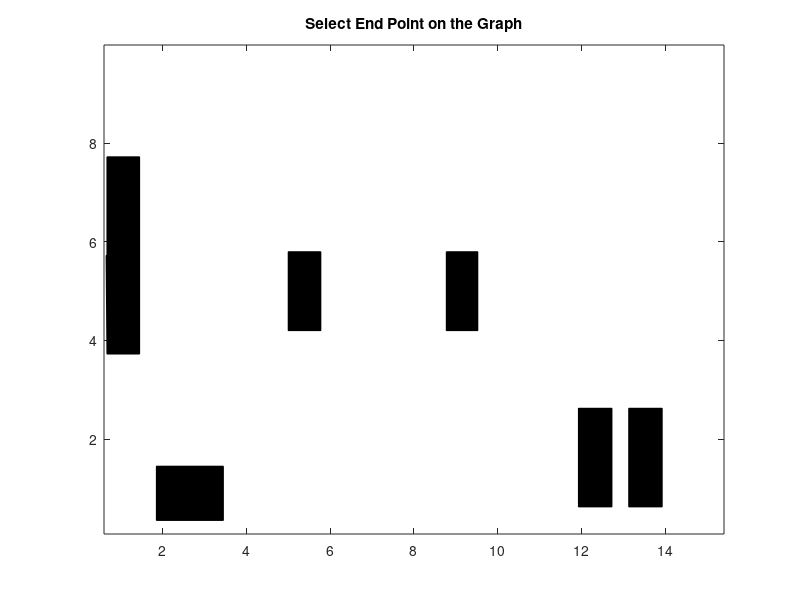

The MATLAB script that drew this image: (Note: this script raises an error after producing the figure.)
%==========================================================================

% MATLAB code for Project 3 (Planning Class)
% Point robot planning using A* Algorithm
% Written by Yash Shah (115710498)
% email ID: ysshah95@umd.edu
% 
% Implementation of A* Algorithm for finding a shortest path 
% between two points in an area (with obstacles)

%==========================================================================

% clc
% clear all
close all

live_status = 0; % Change this to 1 to see node generation live on image 
Video = 0;

if Video == 1
    Output_Video = VideoWriter('Result');
    Output_Video.FrameRate = 100;
    open(Output_Video);
end

% Defining the whole plot from the given coordinates

%% Plotting Obstacle
%% 
x2 = [-7.33 -6.55 -6.55 -7.33]+8;
y2 = [2.725 2.725  0.725 0.725]+5;
fill(x2,y2,'k')
drawnow
hold on 
x3 = [-7.35 -6.55 -6.55 -7.33]+8;
y3 = [0.725 0.725 -1.275 -1.275]+5;
fill(x3,y3,'k')
drawnow
%% yellow
hold on 
x4 = [-6.15 -4.55 -4.55 -6.15]+8;
y4 = [ -3.55 -3.55 -4.65 -4.65]+5;
fill(x4,y4,'k')
drawnow
%% R1
hold on 
x5 = [ 5.125 5.925 5.925 5.125]+8;
y5 = [ -2.375 -2.375 -4.375 -4.375]+5;
fill(x5,y5,'k')
drawnow
%% R2
hold on 
x6 = [3.925 4.725 4.725 3.925]+8;
y6 = [-2.375 -2.375 -4.375 -4.375]+5;
fill(x6,y6,'k')
drawnow
hold on 

x7 = [-3.0025 -2.224 -2.224 -3.0025]+8;
y7 = [ 0.8  0.8  -0.8 -0.8]+5;
fill(x7,y7,'k')
drawnow
hold on 
x8 = [0.771 1.523 1.523 0.771]+8;
y8= [ 0.8  0.8  -0.8 -0.8]+5;
fill(x8,y8,'k')
drawnow
hold on

% walls
x = [-7.4 7.4]+8;
y = [-4.925 +4.9925]+5;

xlim([x(1) x(2)])
ylim([y(1) y(2)])

status = false; % This variable becomes true only if all the points are in the free space 
while ~status
    
    title("Select End Point on the Graph")
    
    [r c] = ginput(1);
    
    x_g = round(r(1),0);
    y_g = round(c(1),0);

%     prompt_x_start = 'Enter X Coordinate of Starting Point between 0 to 250:  ';
%     x_s = input(prompt_x_start);
%     
%     prompt_y_start = 'Enter Y Coordinate of Starting Point between 0 to 150:  ';
%     y_s = input(prompt_y_start);
%     
%     prompt_x_goal = 'Enter X Coordinate of Goal Point between 0 to 250:  ';
%     x_g = input(prompt_x_goal);
%     
%     prompt_y_goal = 'Enter Y Coordinate of Goal Point between 0 to 150:  ';
%     y_g = input(prompt_y_goal);
     

    x_s = 7+8;
    y_s = 4+5;

    StartNode = [x_s,y_s];
    GoalNode = [x_g,y_g];
    
    % Check if the points given are inside the obstacle or not using half
    % plane method 

    in_start = insidepoly_halfplane(x_s,y_s);
    in_goal = insidepoly_halfplane(x_g,y_g);

    if in_start
        status = false;
        disp('The start point provided is inside the obstacle.');
    elseif in_goal
        status = false;
        disp('The goal point provided is inside the obstacle.');
    elseif (x_s<0 || x_s>250) || (y_s<0 || y_s>150)
        status = false;
        disp('The start point provided is not in the given workspace.')
    elseif  (x_g<0 || x_g>250) || (y_g<0 || y_g>=250)
        status = false;
        disp('The goal point point provided is not in the given workspace.')
    else
        status = true;
    end
end

% PLot the start and End node 
drawnow 
plot(StartNode(1),StartNode(2),'s','color','green','markers',10)
drawnow 
plot(GoalNode(1),GoalNode(2),'s','color','red','markers',10)
title("Searching for the Optimum Path")
hold on 


txt1 = '\leftarrow Start Node';
txt2 = '\leftarrow Goal Node';


drawnow
text(StartNode(1),StartNode(2),txt1)
text(GoalNode(1),GoalNode(2),txt2)
drawnow
hold on

tic

% Start A* algorithm only if status is true (i.e all the points are in
% free space)


if status 
    
    % Initialize the variables.
    Nodes = [];
    NodesInfo = [];
    % Initialize the start node.
    Nodes(:,:,1) = StartNode;
    % Get id of the start Node
    id = getid(StartNode);    
    % Initialize NodeInfo for start node
    % NodesInfo = [Node#, ParentNode#,ctc,ctg,cost,id];
    NodesInfo(:,:,1) = [1,0,0,0,0,id]; 
    
    ClosedNodes = [];
    ClosedNodesInfo = [];
    
    cost_linear = 1;
    cost_diag = sqrt(2);
    
    % Initialize the child and parent node number variables.
    i = 2; % Child node number variable
    j = 1; % Parent Node Number Variable
    z = 1;
    while true
        % Initialize the parent node in each loop
        CurrentNode = Nodes(:,:,j);
        
        ClosedNodes(:,:,z) = CurrentNode;
        id = getid(CurrentNode);
        ClosedNodesInfo(:,:,z) = [id];
        if live_status == 1
            drawnow
        end
        plot(CurrentNode(1),CurrentNode(2),'.','color','red')
        if Video == 1
            writeVideo(Output_Video,getframe);
        end
        [StatusL, NewNodeL] = ActionMoveLeft(CurrentNode);
        if StatusL == true
            in = insidepoly_halfplane(NewNodeL(1),NewNodeL(2));
            id_test = getid(NewNodeL);
            % Search if the New Node generated is present in Nodes array or not. 
            if in == false
                % Save the node only if the node generated in not inside
                % the obstacle
%                 tic
                if (~any(id_test == NodesInfo(1,6,:))) 
%                     toc
                    ctc = NodesInfo(:,3,j);
                    g = ctc + cost_linear;
                    h = (sqrt(((NewNodeL(1)-GoalNode(1))^2)+((NewNodeL(2)-GoalNode(2))^2)));
                    f = g+h;
                    Nodes(:,:,i) = NewNodeL;
                    NodesInfo(:,:,i) = [i,j,g,h,f,id_test];
                    OpenNode(:,:,i) = [id_test,f];
                    i = i+1;                    
                    if live_status == 1
                        drawnow 
                    end
                    plot(NewNodeL(1),NewNodeL(2),'.','color','green')
                    if Video == 1
                        writeVideo(Output_Video,getframe);
                    end
                
                elseif  (~any(id_test == ClosedNodesInfo(1,1,:)))
                    k = find(id_test == NodesInfo(1,6,:));
                    cost = NodesInfo(1,5,k);
                    ctc = NodesInfo(:,3,j);
                    g = ctc+cost_linear;
                    h = sqrt(((NewNodeL(1)-GoalNode(1))^2)+((NewNodeL(2)-GoalNode(2))^2));
                    f = g+h;
                    if cost>f
                        NodesInfo(:,:,k) = [i,j,g,h,f,id_test];
                    end
                end
                if NewNodeL(1) == GoalNode(1) && NewNodeL(2) == GoalNode(2)
                    break
                end   
            end
        end

        [StatusR, NewNodeR] = ActionMoveRight(CurrentNode);
        if StatusR == true
            in = insidepoly_halfplane(NewNodeR(1),NewNodeR(2));
            id_test = getid(NewNodeR);
            % Search if the New Node generated is present in Nodes array or not. 
            if in == false
                % Save the node only if the node generated in not inside
                % the obstacle
                if (~any(id_test == NodesInfo(1,6,:))) 
                    ctc = NodesInfo(:,3,j);
                    g = ctc + cost_linear;
                    h = (sqrt(((NewNodeR(1)-GoalNode(1))^2)+((NewNodeR(2)-GoalNode(2))^2)));
                    f = g+h;
                    Nodes(:,:,i) = NewNodeR;
                    NodesInfo(:,:,i) = [i,j,g,h,f,id_test];
                    i = i+1;                    
                    if live_status == 1
                        drawnow 
                    end
                    plot(NewNodeR(1),NewNodeR(2),'.','color','green')
                    if Video == 1
                        writeVideo(Output_Video,getframe);
                    end
                    
                elseif  (~any(id_test == ClosedNodesInfo(1,1,:)))
                    k = find(id_test == NodesInfo(1,6,:));
                    cost = NodesInfo(1,5,k);
                    ctc = NodesInfo(:,3,j);
                    g = ctc+cost_linear;
                    h = sqrt(((NewNodeR(1)-GoalNode(1))^2)+((NewNodeR(2)-GoalNode(2))^2));
                    f = g+h;
                    if cost>f
                        NodesInfo(:,:,k) = [i,j,g,h,f,id_test];
                    end
                end
                if NewNodeR(1) == GoalNode(1) && NewNodeR(2) == GoalNode(2)
                    break
                end   
            end
        end  
        
        [StatusU, NewNodeU] = ActionMoveUp(CurrentNode);
        if StatusU == true
            in = insidepoly_halfplane(NewNodeU(1),NewNodeU(2));
            id_test = getid(NewNodeU);
            % Search if the New Node generated is present in Nodes array or not. 
            if in == false
                % Save the node only if the node generated in not inside
                % the obstacle
                if (~any(id_test == NodesInfo(1,6,:))) 
                    ctc = NodesInfo(:,3,j);
                    g = ctc + cost_linear;
                    h = (sqrt(((NewNodeU(1)-GoalNode(1))^2)+((NewNodeU(2)-GoalNode(2))^2)));
                    f = g+h;
                    Nodes(:,:,i) = NewNodeU;
                    NodesInfo(:,:,i) = [i,j,g,h,f,id_test];
                    i = i+1;                    
                    if live_status == 1
                        drawnow 
                    end
                    plot(NewNodeU(1),NewNodeU(2),'.','color','green')
                    if Video == 1
                        writeVideo(Output_Video,getframe);
                    end
                    
                elseif  (~any(id_test == ClosedNodesInfo(1,1,:)))
                    k = find(id_test == NodesInfo(1,6,:));
                    cost = NodesInfo(1,5,k);
                    ctc = NodesInfo(:,3,j);
                    g = ctc+cost_linear;
                    h = sqrt(((NewNodeU(1)-GoalNode(1))^2)+((NewNodeU(2)-GoalNode(2))^2));
                    f = g+h;
                    if cost>f
                        NodesInfo(:,:,k) = [i,j,g,h,f,id_test];
                    end
                end
                if NewNodeU(1) == GoalNode(1) && NewNodeU(2) == GoalNode(2)
                    break
                end   
            end
        end
        
        [StatusD, NewNodeD] = ActionMoveDown(CurrentNode);
        if StatusD == true
            in = insidepoly_halfplane(NewNodeD(1),NewNodeD(2));
            id_test = getid(NewNodeD);
            % Search if the New Node generated is present in Nodes array or not. 
            if in == false
                % Save the node only if the node generated in not inside
                % the obstacle
                if (~any(id_test == NodesInfo(1,6,:))) 
                    ctc = NodesInfo(:,3,j);
                    g = ctc + cost_linear;
                    h = (sqrt(((NewNodeD(1)-GoalNode(1))^2)+((NewNodeD(2)-GoalNode(2))^2)));
                    f = g+h;
                    Nodes(:,:,i) = NewNodeD;
                    NodesInfo(:,:,i) = [i,j,g,h,f,id_test];
                    i = i+1;                    
                    if live_status == 1
                        drawnow 
                    end
                    plot(NewNodeD(1),NewNodeD(2),'.','color','green')
                    if Video == 1
                        writeVideo(Output_Video,getframe);
                    end
                    
                elseif  (~any(id_test == ClosedNodesInfo(1,1,:)))
                    k = find(id_test == NodesInfo(1,6,:));
                    cost = NodesInfo(1,5,k);
                    ctc = NodesInfo(:,3,j);
                    g = ctc+cost_linear;
                    h = sqrt(((NewNodeD(1)-GoalNode(1))^2)+((NewNodeD(2)-GoalNode(2))^2));
                    f = g+h;
                    if cost>f
                        NodesInfo(:,:,k) = [i,j,g,h,f,id_test];
                    end
                end
                if NewNodeD(1) == GoalNode(1) && NewNodeD(2) == GoalNode(2)
                    break
                end   
            end
        end
        
        [StatusDL, NewNodeDL] = ActionMoveDownLeft(CurrentNode);
        if StatusDL == true
            in = insidepoly_halfplane(NewNodeDL(1),NewNodeDL(2));
            id_test = getid(NewNodeDL);
            % Search if the New Node generated is present in Nodes array or not. 
            if in == false
                % Save the node only if the node generated in not inside
                % the obstacle
                if (~any(id_test == NodesInfo(1,6,:))) 
                    ctc = NodesInfo(:,3,j);
                    g = ctc + cost_linear;
                    h = (sqrt(((NewNodeDL(1)-GoalNode(1))^2)+((NewNodeDL(2)-GoalNode(2))^2)));
                    f = g+h;
                    Nodes(:,:,i) = NewNodeDL;
                    NodesInfo(:,:,i) = [i,j,g,h,f,id_test];
                    i = i+1;                    
                    if live_status == 1
                        drawnow 
                    end
                    plot(NewNodeDL(1),NewNodeDL(2),'.','color','green')
                    if Video == 1
                        writeVideo(Output_Video,getframe);
                    end
                    
                elseif  (~any(id_test == ClosedNodesInfo(1,1,:)))
                    k = find(id_test == NodesInfo(1,6,:));
                    cost = NodesInfo(1,5,k);
                    ctc = NodesInfo(:,3,j);
                    g = ctc+cost_linear;
                    h = sqrt(((NewNodeDL(1)-GoalNode(1))^2)+((NewNodeDL(2)-GoalNode(2))^2));
                    f = g+h;
                    if cost>f
                        NodesInfo(:,:,k) = [i,j,g,h,f,id_test];
                    end
                end
                if NewNodeDL(1) == GoalNode(1) && NewNodeDL(2) == GoalNode(2)
                    break
                end   
            end
        end
        
        [StatusDR, NewNodeDR] = ActionMoveDownRight(CurrentNode);
        if StatusDR == true
            in = insidepoly_halfplane(NewNodeDR(1),NewNodeDR(2));
            id_test = getid(NewNodeDR);
            % Search if the New Node generated is present in Nodes array or not. 
            if in == false
                % Save the node only if the node generated in not inside
                % the obstacle
                if (~any(id_test == NodesInfo(1,6,:))) 
                    ctc = NodesInfo(:,3,j);
                    g = ctc + cost_linear;
                    h = (sqrt(((NewNodeDR(1)-GoalNode(1))^2)+((NewNodeDR(2)-GoalNode(2))^2)));
                    f = g+h;
                    Nodes(:,:,i) = NewNodeDR;
                    NodesInfo(:,:,i) = [i,j,g,h,f,id_test];
                    i = i+1;                    
                    if live_status == 1
                        drawnow 
                    end
                    plot(NewNodeDR(1),NewNodeDR(2),'.','color','green')
                    if Video == 1
                        writeVideo(Output_Video,getframe);
                    end
                    
                elseif  (~any(id_test == ClosedNodesInfo(1,1,:)))
                    k = find(id_test == NodesInfo(1,6,:));
                    cost = NodesInfo(1,5,k);
                    ctc = NodesInfo(:,3,j);
                    g = ctc+cost_linear;
                    h = sqrt(((NewNodeDR(1)-GoalNode(1))^2)+((NewNodeDR(2)-GoalNode(2))^2));
                    f = g+h;
                    if cost>f
                        NodesInfo(:,:,k) = [i,j,g,h,f,id_test];
                    end
                end
                if NewNodeDR(1) == GoalNode(1) && NewNodeDR(2) == GoalNode(2)
                    break
                end   
            end
        end
        
        [StatusUL, NewNodeUL] = ActionMoveUpLeft(CurrentNode);
        if StatusUL == true
            in = insidepoly_halfplane(NewNodeUL(1),NewNodeUL(2));
            id_test = getid(NewNodeUL);
            % Search if the New Node generated is present in Nodes array or not. 
            if in == false
                % Save the node only if the node generated in not inside
                % the obstacle
                if (~any(id_test == NodesInfo(1,6,:))) 
                    ctc = NodesInfo(:,3,j);
                    g = ctc + cost_linear;
                    h = (sqrt(((NewNodeUL(1)-GoalNode(1))^2)+((NewNodeUL(2)-GoalNode(2))^2)));
                    f = g+h;
                    Nodes(:,:,i) = NewNodeUL;
                    NodesInfo(:,:,i) = [i,j,g,h,f,id_test];
                    i = i+1;                    
                    if live_status == 1
                        drawnow 
                    end
                    plot(NewNodeUL(1),NewNodeUL(2),'.','color','green')
                    if Video == 1
                        writeVideo(Output_Video,getframe);
                    end
                    
                elseif  (~any(id_test == ClosedNodesInfo(1,1,:)))
                    k = find(id_test == NodesInfo(1,6,:));
                    cost = NodesInfo(1,5,k);
                    ctc = NodesInfo(:,3,j);
                    g = ctc+cost_linear;
                    h = sqrt(((NewNodeUL(1)-GoalNode(1))^2)+((NewNodeUL(2)-GoalNode(2))^2));
                    f = g+h;
                    if cost>f
                        NodesInfo(:,:,k) = [i,j,g,h,f,id_test];
                    end
                end
                if NewNodeUL(1) == GoalNode(1) && NewNodeUL(2) == GoalNode(2)
                    break
                end   
            end
        end
        
        [StatusUR, NewNodeUR] = ActionMoveUpRight(CurrentNode);
        if StatusUR == true
            in = insidepoly_halfplane(NewNodeUR(1),NewNodeUR(2));
            id_test = getid(NewNodeUR);
            % Search if the New Node generated is present in Nodes array or not. 
            if in == false
                % Save the node only if the node generated in not inside
                % the obstacle
                if (~any(id_test == NodesInfo(1,6,:))) 
                    ctc = NodesInfo(:,3,j);
                    g = ctc + cost_linear;
                    h = (sqrt(((NewNodeUR(1)-GoalNode(1))^2)+((NewNodeUR(2)-GoalNode(2))^2)));
                    f = g+h;
                    Nodes(:,:,i) = NewNodeUR;
                    NodesInfo(:,:,i) = [i,j,g,h,f,id_test];
                    i = i+1;                    
                    if live_status == 1
                        drawnow 
                    end
                    plot(NewNodeUR(1),NewNodeUR(2),'.','color','green')
                    if Video == 1
                        writeVideo(Output_Video,getframe);
                    end
                    
                elseif  (~any(id_test == ClosedNodesInfo(1,1,:)))
                    k = find(id_test == NodesInfo(1,6,:));
                    cost = NodesInfo(1,5,k);
                    ctc = NodesInfo(:,3,j);
                    g = ctc+cost_diag;
                    h = sqrt(((NewNodeUR(1)-GoalNode(1))^2)+((NewNodeUR(2)-GoalNode(2))^2));
                    f = g+h;
                    if cost>f
                        NodesInfo(:,:,k) = [i,j,g,h,f,id_test];
                    end
                end
                if NewNodeUR(1) == GoalNode(1) && NewNodeUR(2) == GoalNode(2)
                    break
                end   
            end
        end    
        
%         tic
        
        min_cost = [inf,0];
        for y = 1:i-1
        id_test = getid(Nodes(:,:,y));
            if (~any(id_test == ClosedNodesInfo(1,1,:)))
                cost = NodesInfo(1,5,y);
                if cost<min_cost(1,1)
                    min_cost = [cost , y];
                end
            end
        end
        
%         toc

        j = min_cost(1,2);
        z = z+1;
%         if rem(z,10) == 0
%             z
%         end
        
    end
    
    q = i-1;
    count = 0;
    
    
    
    while q ~= 1 
        NodesInfo(:,:,q);
        a = Nodes(1,1,q);
        b = Nodes(1,2,q); 
        info = NodesInfo(1,2,q);
        q = info;
        count = count+1;
        plot(a,b,'.','color','blue')
        title("Hurray..!! Optimum path Found. The path is shown with Blue Dots")
        
    end
    if Video == 1
        writeVideo(Output_Video,getframe);
    end
    

end

toc

if Video == 1
    close(Output_Video)
end



